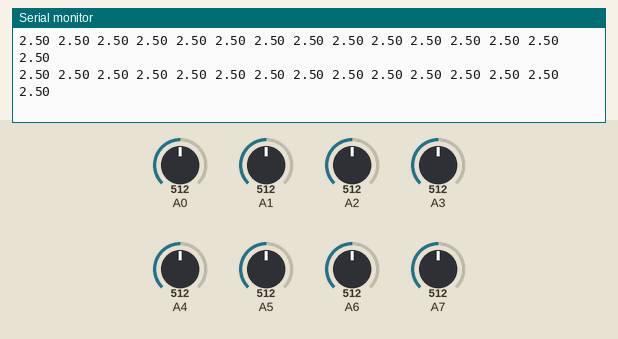
A sketch run on a simulated Arduino Uno, built with avr-gcc and run on an emulated ATmega328P. Parts: the last lines printed to the serial monitor. The inputs (shaded band) are chosen by the test bench; at power-on: A0 = 512, A1 = 512, A2 = 512, A3 = 512, A4 = 512, A5 = 512, A6 = 512, A7 = 512.

Above: at 1.2 s.
1.3 s: A0 set to 716
At 1.51 s:
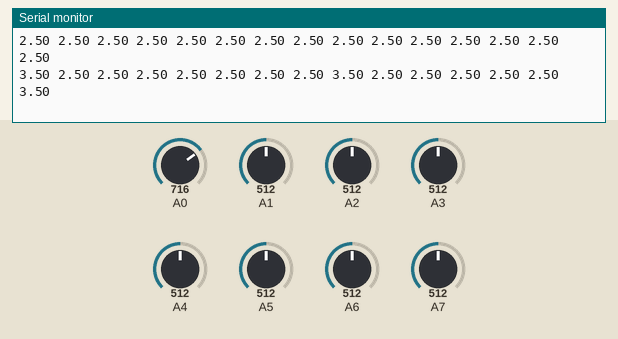
4.3 s: A1 set to 716
At 4.31 s:
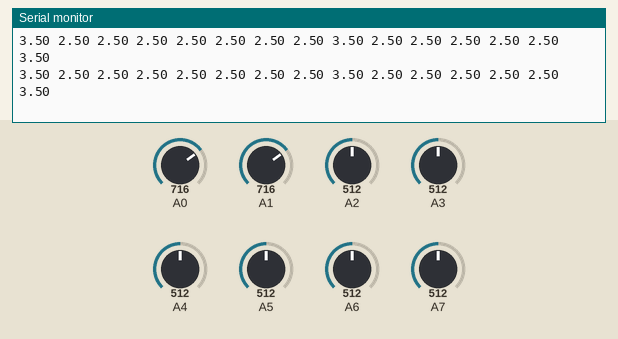
7.3 s: A2 set to 716
At 7.35 s:
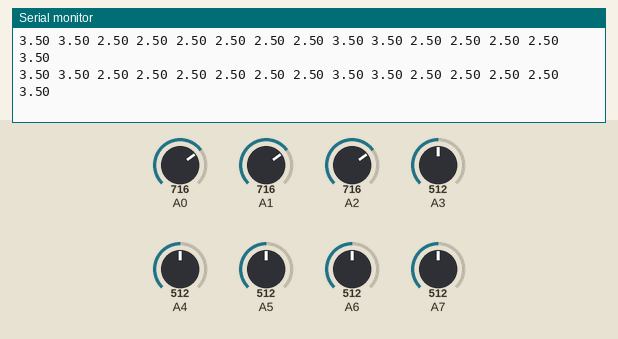
10.3 s: A3 set to 716
At 10.32 s:
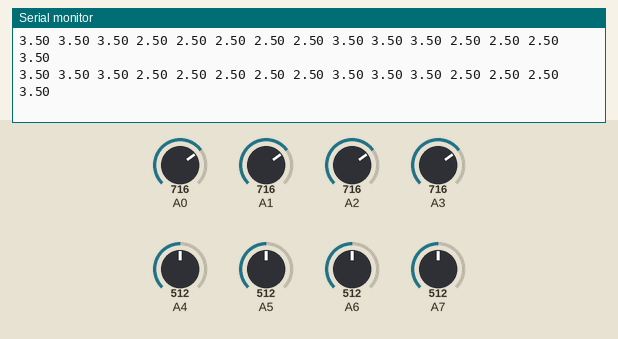
13.3 s: A4 set to 716
At 13.36 s:
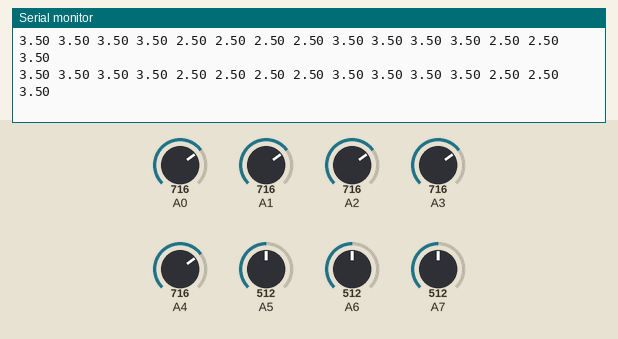
16.3 s: A5 set to 716
At 16.32 s:
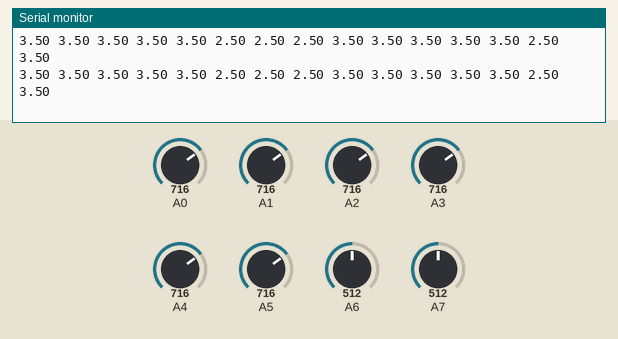

The sketch:

daq_arduino.ino
```cpp
int reads[15];
float volts[15];

void setup(){

  Serial.begin(9600); //initializes the serial port with the pc

  for(byte i=0;i<15;i++){ //initializes the array to 0s
    reads[i]=0;
  }
}


void loop(){

  for(byte i=0;i<15;i++){ //reads from pin 0 to pin 14
    reads[i]=analogRead(i);
  }

  //String buffer;
  //for(byte i=0;i<15;i++){ //converts values to string
  // String theRead=String( reads[0]);
  // buffer.concat(theRead);
  // buffer.concat(" ");
  //}
  //Serial.println(buffer);
  //Serial.println(theRead);

  for(byte i=0;i<15;i++){ //converts integers into volts
    volts[i]=reads[i]*(5.0 / 1023.0);
  }

  for(byte i=0;i<15;i++){ //sends numbers as a line of text
    Serial.print(volts[i]);
    Serial.print(" ");
  }
  Serial.println();
  //Serial.println(volts[0]);
}
```

Measured:
- after the input at 1.3 s, the serial monitor: prints a new line after 0.14 s (image 1)
